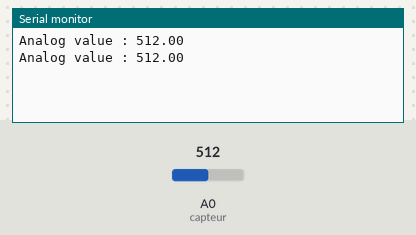
Bench run of a sketch on a simulated Arduino Uno, built with avr-gcc and run on an emulated ATmega328P. On the bench: the last lines printed to the serial monitor. The inputs (shaded band) are chosen by the test bench; at power-on: A0 (capteur) = 512.

Above: at 1.8 s.
1.9 s: A0 (capteur) set to 716
At 2.8 s:
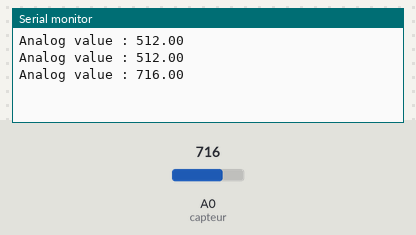
3.4 s: A0 (capteur) set to 900
At 4.8 s:
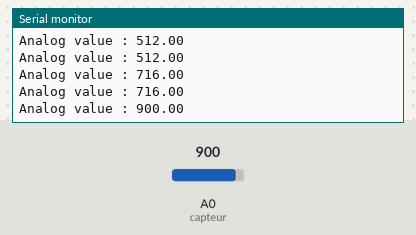
Timing chart, 0 to 6.4 s (numbered marks = the images above; inputs shaded):
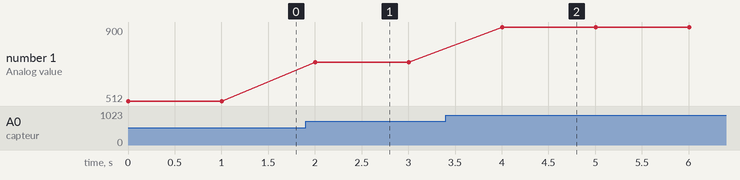

The sketch:

pluie.ino
```cpp
const int capteur = A0;
float p=0;

void setup()
{
    pinMode(capteur, INPUT);
    Serial.begin(115200);
}

void loop()
{
   p = analogRead(capteur);
   static char pluie[7];
   dtostrf(p, 6, 2, pluie);
   Serial.print("Analog value : ");
   Serial.println(p);
   Serial.println("");
    delay(1000);
}
```

Measured:
- after the input at 1.9 s, the serial monitor: prints a new line after 0.10 s (image 1)
- after the input at 3.4 s, the serial monitor: prints a new line after 0.60 s (image 2)
- plotted number 1: 512 → 716 after the input at 1.9 s, 716 → 900 after the input at 3.4 s
